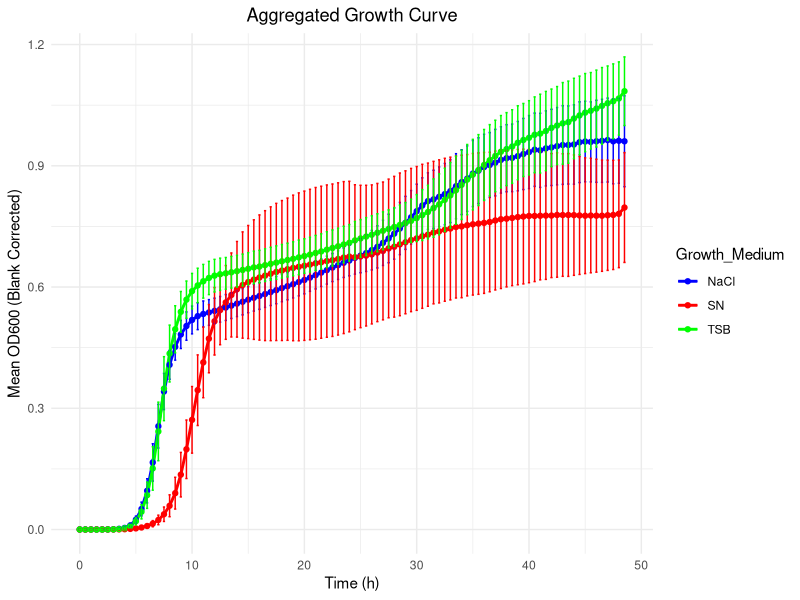

Source code (R):
#!/usr/local/bin/Rscript
#
# Jonas Grossmann <jg@fgcz.ethz.ch>
# 2024
# 
#

# Here we want to plot growth curves depending on different conditions and different populations
# this R script is for developing 
# Delivered and shared with the students would only the the Rmd


# data structure:
# Time	OD600_blank_corrected	Strain	Growth_Medium	Replicate	Experiment
# 0	-0.000449997	Cowan	TSB	1	exp1
# 0.500083333	-0.000549998	Cowan	TSB	1	exp1
# 1.000138889	-0.000474999	Cowan	TSB	1	exp1
# 1.500222222	-0.00045	Cowan	TSB	1	exp1
# 2.000277778	-0.00065	Cowan	TSB	1	exp1
# 2.500333333	-5.00E-05	Cowan	TSB	1	exp1
# 3.000416667	0.000375001	Cowan	TSB	1	exp1

# chatgpt: -> crazy! (pdf pasted!)
# 

library(tidyverse)
library(dplyr)
library(ggplot2)
library(readr)

data <- read_tsv("JE2_growth.txt")
str(data)

# minimal time differences for different replica.. round it first

data$Time <- round(data$Time, 2)
# data <- data |> filter(Experiment == "exp2" & Growth_Medium == "SN" | Experiment == "exp4" & Growth_Medium == "SN")

# write new input for students
write_tsv(x = data, file = "JE_growth_final.txt")

# aggregate with sd
aggregated_data2 <- data%>%
  group_by(Time, Growth_Medium) %>%
  summarize(
    mean_OD600 = mean(OD600_blank_corrected, na.rm = TRUE),
    sd_OD600 = sd(OD600_blank_corrected, na.rm = TRUE)
  )


ggplot(aggregated_data2, aes(x = Time, y = mean_OD600, group = Growth_Medium, color = Growth_Medium)) +
  geom_line(size = 1) +
  geom_point() +
  geom_errorbar(aes(ymin = mean_OD600 - sd_OD600, ymax = mean_OD600 + sd_OD600), width = 0.2) +
  labs(title = "Aggregated Growth Curve", x = "Time (h)", y = "Mean OD600 (Blank Corrected)") +
  theme_minimal() +
  theme(plot.title = element_text(hjust = 0.5)) +
  scale_color_manual(values = c("blue", "red", "green"))






